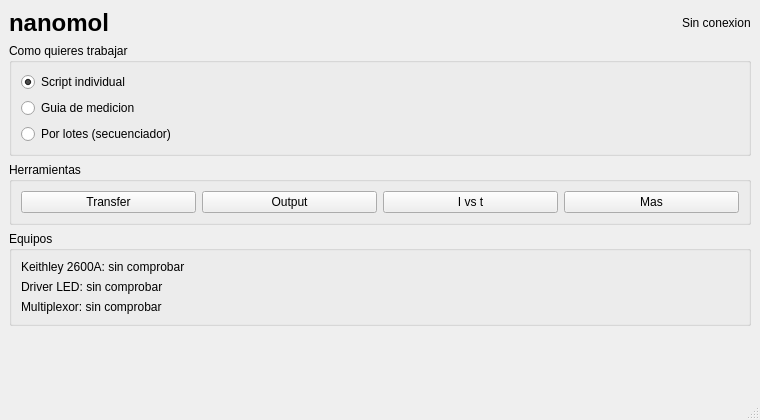
<?xml version="1.0" encoding="UTF-8"?>
<ui version="4.0">
 <class>MainWindow</class>
 <widget class="QMainWindow" name="MainWindow">
  <property name="geometry">
   <rect>
    <x>0</x>
    <y>0</y>
    <width>760</width>
    <height>420</height>
   </rect>
  </property>
  <property name="windowTitle">
   <string>nanomol</string>
  </property>
  <widget class="QWidget" name="centralwidget">
   <layout class="QVBoxLayout" name="central_layout">
    <item>
     <layout class="QHBoxLayout" name="header_layout">
      <item>
       <widget class="QLabel" name="label_main">
        <property name="text">
         <string>nanomol</string>
        </property>
        <property name="font">
         <font>
          <pointsize>18</pointsize>
          <bold>true</bold>
         </font>
        </property>
       </widget>
      </item>
      <item>
       <spacer name="header_spacer">
        <property name="orientation">
         <enum>Qt::Horizontal</enum>
        </property>
        <property name="sizeHint" stdset="0">
         <size>
          <width>40</width>
          <height>20</height>
         </size>
        </property>
       </spacer>
      </item>
      <item>
       <widget class="QLabel" name="connection_status">
        <property name="text">
         <string>Sin conexion</string>
        </property>
       </widget>
      </item>
     </layout>
    </item>
    <item>
     <widget class="QGroupBox" name="groupBox_mode">
      <property name="title">
       <string>Como quieres trabajar</string>
      </property>
      <layout class="QVBoxLayout" name="mode_layout">
       <item>
        <widget class="QRadioButton" name="mode_script_radioButton">
         <property name="text">
          <string>Script individual</string>
         </property>
         <property name="checked">
          <bool>true</bool>
         </property>
        </widget>
       </item>
       <item>
        <widget class="QRadioButton" name="mode_guided_radioButton">
         <property name="text">
          <string>Guia de medicion</string>
         </property>
        </widget>
       </item>
       <item>
        <widget class="QRadioButton" name="mode_batch_radioButton">
         <property name="text">
          <string>Por lotes (secuenciador)</string>
         </property>
        </widget>
       </item>
      </layout>
     </widget>
    </item>
    <item>
     <widget class="QGroupBox" name="groupBox_tools">
      <property name="title">
       <string>Herramientas</string>
      </property>
      <layout class="QGridLayout" name="tools_layout">
       <item row="0" column="0">
        <widget class="QPushButton" name="transfer_button">
         <property name="text">
          <string>Transfer</string>
         </property>
        </widget>
       </item>
       <item row="0" column="1">
        <widget class="QPushButton" name="output_button">
         <property name="text">
          <string>Output</string>
         </property>
        </widget>
       </item>
       <item row="0" column="2">
        <widget class="QPushButton" name="current_vs_time_button">
         <property name="text">
          <string>I vs t</string>
         </property>
        </widget>
       </item>
       <item row="0" column="3">
        <widget class="QPushButton" name="more_tools_button">
         <property name="text">
          <string>Mas</string>
         </property>
        </widget>
       </item>
      </layout>
     </widget>
    </item>
    <item>
     <widget class="QGroupBox" name="groupBox_state">
      <property name="title">
       <string>Equipos</string>
      </property>
      <layout class="QVBoxLayout" name="state_layout">
       <item>
        <widget class="QLabel" name="status_smu_label">
         <property name="text">
          <string>Keithley 2600A: sin comprobar</string>
         </property>
        </widget>
       </item>
       <item>
        <widget class="QLabel" name="status_led_label">
         <property name="text">
          <string>Driver LED: sin comprobar</string>
         </property>
        </widget>
       </item>
       <item>
        <widget class="QLabel" name="status_mux_label">
         <property name="text">
          <string>Multiplexor: sin comprobar</string>
         </property>
        </widget>
       </item>
      </layout>
     </widget>
    </item>
    <item>
     <spacer name="bottom_spacer">
      <property name="orientation">
       <enum>Qt::Vertical</enum>
      </property>
      <property name="sizeHint" stdset="0">
       <size>
        <width>20</width>
        <height>20</height>
       </size>
      </property>
     </spacer>
    </item>
   </layout>
  </widget>
  <widget class="QStatusBar" name="statusbar"/>
 </widget>
 <resources/>
 <connections/>
</ui>
